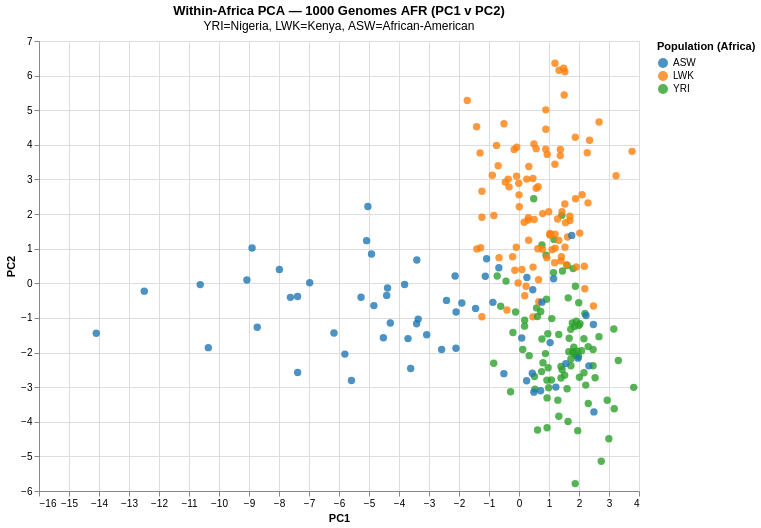

Notebook code cell kept with this figure:
### Code cell
# Creating PC1 v PC2 chart

df_afr = df_afr.copy()
df_afr['PC1'] = afr_coords[:, 0]
df_afr['PC2'] = afr_coords[:, 1]
df_afr['PC3'] = afr_coords[:, 2]
 
chart_afr = alt.Chart(df_afr).mark_circle(size=55, opacity=0.8).encode(
    x='PC1:Q', y='PC2:Q',
    color=alt.Color('Population code:N',
        scale=alt.Scale(scheme='category10'),
        legend=alt.Legend(title='Population (Africa)')),
    tooltip=['Sample:N', 'Population name:N', 'Population code:N']
).properties(
    title={'text': 'Within-Africa PCA — 1000 Genomes AFR (PC1 v PC2)',
           'subtitle': 'YRI=Nigeria, LWK=Kenya, ASW=African-American'},
    width=600, height=450).interactive()
 
chart_afr.save('/Users/tim/bioinformatics-portfolio/01b-genes-and-geography/results/figures/pca_africa_pc1v2.html')
chart_afr

### Figure 1 — Vega-Lite specification as saved in the notebook (floating-point values rounded to 4 significant figures; data arrays with more than 128 entries replaced by an {"elided": "..."} marker saying what was removed)
{"config": {"view": {"continuousWidth": 300, "continuousHeight": 300}}, "data": {"name": "data-a14fb540e5c6d9a22882cfb60e576cb0"}, "mark": {"type": "circle", "opacity": 0.8, "size": 55}, "encoding": {"color": {"field": "Population code", "legend": {"title": "Population (Africa)"}, "scale": {"scheme": "category10"}, "type": "nominal"}, "tooltip": [{"field": "Sample", "type": "nominal"}, {"field": "Population name", "type": "nominal"}, {"field": "Population code", "type": "nominal"}], "x": {"field": "PC1", "type": "quantitative"}, "y": {"field": "PC2", "type": "quantitative"}}, "height": 450, "params": [{"name": "param_1e9efca18e7a2868", "select": {"type": "interval", "encodings": ["x", "y"]}, "bind": "scales"}], "title": {"text": "Within-Africa PCA — 1000 Genomes AFR (PC1 v PC2)", "subtitle": "YRI=Nigeria, LWK=Kenya, ASW=African-American"}, "width": 600, "$schema": "https://vega.github.io/schema/vega-lite/v6.4.1.json", "datasets": {"data-a14fb540e5c6d9a22882cfb60e576cb0": {"elided": "246 records"}}}
